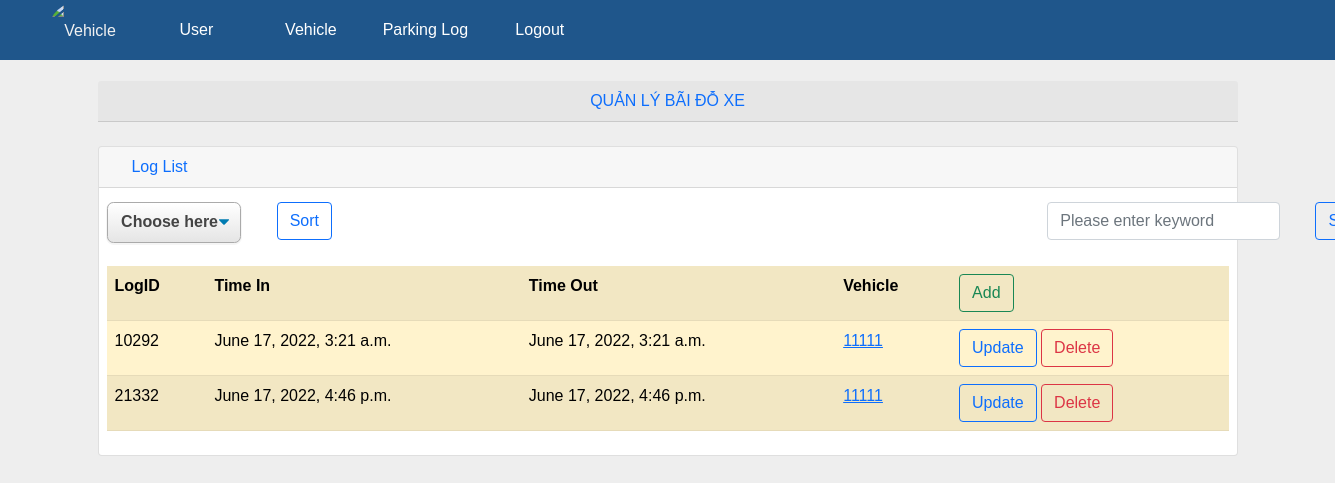
Page /parkinglog (signed in) on the earlier database version.
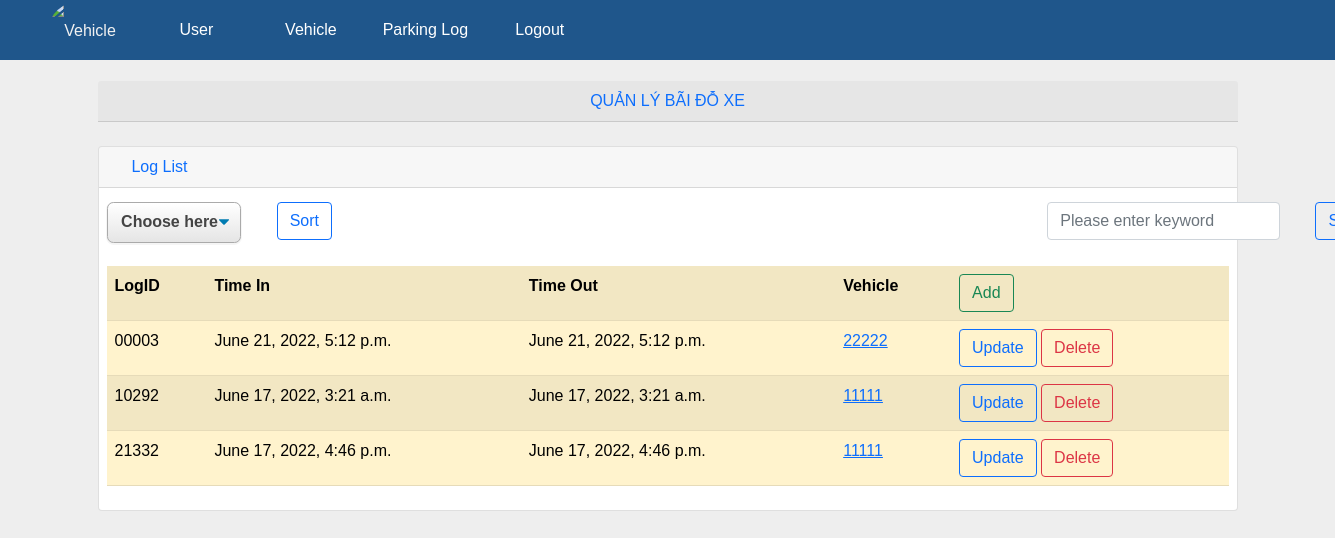
Same page on the later database version.
### parkingmanage/models.py (models this page shows, shortened)
class ParkingLog(models.Model):
    logId = models.TextField(max_length=10)
    timeIn = models.DateTimeField(null=True)
    timeOut = models.DateTimeField(null=True)
    vehicle = models.ForeignKey(Vehicle,
                            on_delete=models.CASCADE,
                            blank=False,
                            null=False)

class Vehicle(models.Model):
    licensePlate = models.TextField(max_length=10)
    color = models.TextField(max_length=255, null=True)
    type = models.TextField(max_length=255, null=True)
    brand = models.TextField(max_length=255, null=True)
    user = models.ForeignKey(User,
                            on_delete=models.CASCADE,
                            blank=False,
                            null=False)

### parkingmanage/views.py (the view)
# urls.py: path('parkinglog', list_view_log, name='list_log'),
def list_view_log(request):
    if 'username' not in request.session:
        request.session['username'] = None
    mode = 'none'
    if request.session['username'] is None:
        return render(request, 'login.html', { 'display': 'none' })
    usertype = request.session['usertype']
    if usertype == 'Administrator' or usertype == 'Manager':
        mode = ''
    keyword = request.GET.get('keyword')
    Selectsort = request.GET.get('selectsort')
    if Selectsort not in ['logId', 'vehicle']:
        Selectsort = 'logId'
    if keyword :
        logs = ParkingLog.objects.filter(logId__icontains=keyword) | ParkingLog.objects.filter(vehicle__licensePlate__icontains=keyword)
    else :
        logs = ParkingLog.objects.all()
    context = {
        'mode': mode,
        'keyword': keyword,
        'logs' :logs.order_by(Selectsort)
        }
    return render(request,"loglist.html",context)

### parkingmanage/templates/loglist.html (shortened to what this page needs)
{% extends 'base.html' %}
{% block content %}
<center><div class="card-header text-primary">QUẢN LÝ BÃI ĐỖ XE</div></center>
            <br>
<div class="col-md-12 col-sm-12 col-xs-10">
    <div class="card mb-3">
        <div class="card-header text-primary">
        <i class="fas fa-car-alt text-secondary"></i>
            Log List
        </div>
        <div class="card-body">
            <form>
                <div class="row">
                    <div class="col-auto">
                        <div class="sort">
                        <select name="selectsort">
                            <option value="" selected disabled hidden>Choose here</option>
                        </select>
                        </div>
                    </div>
                    <div class="col-auto">
                        <div class="sort">
                        <input class="btn btn-outline-primary" type="submit" value="Sort">
                        </div>
                    </div>
                    <div class="col-auto">
                        <div class = "search">
                        <input class="form-control" type="text" name="keyword" value ="{{keyword | default:''}}" placeholder="Please enter keyword">
                        </div>
                    </div>
                    <div class="col-auto">
                        <div class = "search">
                        <input class="btn btn-outline-primary" type="submit" value="Search">
                        </div>
                    </div>
                </div>
            </form>
            <table class="table table-striped table-hover; table-warning">
                <thred>
                    <th>LogID</th>
                    <th>Time In</th>
                    <th>Time Out</th>
                    <th>Vehicle</th>
                    <th> <a href="/parkingmanage/parkinglog/create" class="btn btn-outline-success"> Add </a> </th>
                </thred>
                <body>
                    <div class="form-group">
                    {% for log in logs %}
                    <tr class="table-warning">
                        <td>{{log.logId}}</td>
                        <td>{{log.timeIn}}</td>
                        <td>{{log.timeOut}}</td>
                        <td> <a href= "{% url 'detail_vehicle' log.vehicle.id%}"> {{log.vehicle.licensePlate}} </a></td>
                        <td>
                            <a href="{% url 'update_log' log.id%}" class="btn btn-outline-primary"> Update </a>
                            <a href="{% url 'delete_log' log.id%}" class="btn btn-outline-danger"> Delete </a>
                        </td>
                    </tr>
                    {% endfor %}
                    </div>
                </body>
            </table>
        </div>
    </div>
</div>
{% endblock %}

Differences in the rows shown:
added ParkingLog: logId "00003", timeIn "June 21, 2022, 5:12 p.m.", timeOut "June 21, 2022, 5:12 p.m.", vehicle.licensePlate "22222"
